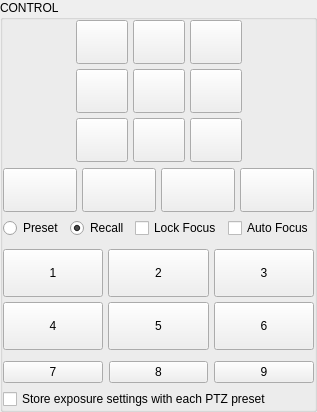
          <widget class="QGroupBox" name="groupBox_2">
           <property name="title">
            <string>CONTROL</string>
           </property>
           <layout class="QVBoxLayout" name="verticalLayout_14">
            <property name="leftMargin">
             <number>0</number>
            </property>
            <property name="topMargin">
             <number>0</number>
            </property>
            <property name="rightMargin">
             <number>0</number>
            </property>
            <property name="bottomMargin">
             <number>0</number>
            </property>
            <item>
             <layout class="QHBoxLayout" name="horizontalLayout">
              <property name="spacing">
               <number>5</number>
              </property>
              <property name="leftMargin">
               <number>0</number>
              </property>
              <property name="topMargin">
               <number>0</number>
              </property>
              <property name="rightMargin">
               <number>0</number>
              </property>
              <property name="bottomMargin">
               <number>0</number>
              </property>
              <item>
               <spacer name="horizontalSpacer_3">
                <property name="orientation">
                 <enum>Qt::Horizontal</enum>
                </property>
                <property name="sizeHint" stdset="0">
                 <size>
                  <width>40</width>
                  <height>20</height>
                 </size>
                </property>
               </spacer>
              </item>
              <item>
               <layout class="QVBoxLayout" name="verticalLayout_3">
                <property name="spacing">
                 <number>5</number>
                </property>
                <property name="leftMargin">
                 <number>0</number>
                </property>
                <property name="topMargin">
                 <number>0</number>
                </property>
                <property name="rightMargin">
                 <number>0</number>
                </property>
                <property name="bottomMargin">
                 <number>0</number>
                </property>
                <item>
                 <widget class="QPushButton" name="angleUpLeft">
                  <property name="minimumSize">
                   <size>
                    <width>0</width>
                    <height>44</height>
                   </size>
                  </property>
                  <property name="maximumSize">
                   <size>
                    <width>16777215</width>
                    <height>44</height>
                   </size>
                  </property>
                  <property name="focusPolicy">
                   <enum>Qt::NoFocus</enum>
                  </property>
                  <property name="toolTip">
                   <string>Move Up Left</string>
                  </property>
                  <property name="styleSheet">
                   <string notr="true">QPushButton{
	width : 44px;
	height : 44px;
	background :  url(':/ptzoptics-assets/img/upleft.png') center top no-repeat;
}
QPushButton:hover{
	width : 44px;
	height : 44px;
	background :  url(':/ptzoptics-assets/img/upleft.png') center center no-repeat;
}
QPushButton:pressed{
	width : 44px;
	height : 44px;
	background :  url(':/ptzoptics-assets/img/upleft.png') center bottom no-repeat;
}</string>
                  </property>
                  <property name="text">
                   <string/>
                  </property>
                 </widget>
                </item>
                <item>
                 <widget class="QPushButton" name="MoveLeft">
                  <property name="minimumSize">
                   <size>
                    <width>0</width>
                    <height>44</height>
                   </size>
                  </property>
                  <property name="maximumSize">
                   <size>
                    <width>16777215</width>
                    <height>44</height>
                   </size>
                  </property>
                  <property name="focusPolicy">
                   <enum>Qt::NoFocus</enum>
                  </property>
                  <property name="toolTip">
                   <string>Move Left</string>
                  </property>
                  <property name="styleSheet">
                   <string notr="true">QPushButton{
	width : 44px;
	height : 44px;
	background :  url(':/ptzoptics-assets/img/leftarrow.png') center top no-repeat;
}
QPushButton:hover{
	width : 44px;
	height : 44px;
	background :  url(':/ptzoptics-assets/img/leftarrow.png') center center no-repeat;
}
QPushButton:pressed{
	width : 44px;
	height : 44px;
	background :  url(':/ptzoptics-assets/img/leftarrow.png') center bottom no-repeat;
}</string>
                  </property>
                  <property name="text">
                   <string/>
                  </property>
                 </widget>
                </item>
                <item>
                 <widget class="QPushButton" name="angleDownLeft">
                  <property name="minimumSize">
                   <size>
                    <width>0</width>
                    <height>44</height>
                   </size>
                  </property>
                  <property name="maximumSize">
                   <size>
                    <width>16777215</width>
                    <height>44</height>
                   </size>
                  </property>
                  <property name="focusPolicy">
                   <enum>Qt::NoFocus</enum>
                  </property>
                  <property name="toolTip">
                   <string>Move Down Left</string>
                  </property>
                  <property name="styleSheet">
                   <string notr="true">QPushButton{
	width : 44px;
	height : 44px;
	background :  url(':/ptzoptics-assets/img/downleftarrow.png') center top no-repeat;
}
QPushButton:hover{
	width : 44px;
	height : 44px;
	background :  url(':/ptzoptics-assets/img/downleftarrow.png') center center no-repeat;
}
QPushButton:pressed{
	width : 44px;
	height : 44px;
	background :  url(':/ptzoptics-assets/img/downleftarrow.png') center bottom no-repeat;
}</string>
                  </property>
                  <property name="text">
                   <string/>
                  </property>
                 </widget>
                </item>
               </layout>
              </item>
              <item>
               <layout class="QVBoxLayout" name="verticalLayout_2">
                <property name="spacing">
                 <number>5</number>
                </property>
                <property name="leftMargin">
                 <number>0</number>
                </property>
                <property name="topMargin">
                 <number>0</number>
                </property>
                <property name="rightMargin">
                 <number>0</number>
                </property>
                <property name="bottomMargin">
                 <number>0</number>
                </property>
                <item>
                 <widget class="QPushButton" name="MoveTop">
                  <property name="minimumSize">
                   <size>
                    <width>0</width>
                    <height>44</height>
                   </size>
                  </property>
                  <property name="maximumSize">
                   <size>
                    <width>99999</width>
                    <height>44</height>
                   </size>
                  </property>
                  <property name="focusPolicy">
                   <enum>Qt::NoFocus</enum>
                  </property>
                  <property name="toolTip">
                   <string>Move Up</string>
                  </property>
                  <property name="styleSheet">
                   <string notr="true">QPushButton{
	width : 44px;
	height : 44px;
	background :  url(':/ptzoptics-assets/img/uparrow.png') center top no-repeat;
}
QPushButton:hover{
	width : 44px;
	height : 44px;
	background :  url(':/ptzoptics-assets/img/uparrow.png') center center no-repeat;
}
QPushButton:pressed{
	width : 44px;
	height : 44px;
	background :  url(':/ptzoptics-assets/img/uparrow.png') center bottom no-repeat;
}</string>
                  </property>
                  <property name="text">
                   <string/>
                  </property>
                 </widget>
                </item>
                <item>
                 <widget class="QPushButton" name="MoveHome">
                  <property name="minimumSize">
                   <size>
                    <width>0</width>
                    <height>44</height>
                   </size>
                  </property>
                  <property name="maximumSize">
                   <size>
                    <width>99999</width>
                    <height>44</height>
                   </size>
                  </property>
                  <property name="focusPolicy">
                   <enum>Qt::NoFocus</enum>
                  </property>
                  <property name="toolTip">
                   <string>Move Home</string>
                  </property>
                  <property name="styleSheet">
                   <string notr="true">QPushButton{
	width : 44px;
	height : 44px;
	background :  url(':/ptzoptics-assets/img/home.png') center top no-repeat;
}
QPushButton:hover{
	width : 44px;
	height : 44px;
	background :  url(':/ptzoptics-assets/img/home.png') center center no-repeat;
}
QPushButton:pressed{
	width : 44px;
	height : 44px;
	background :  url(':/ptzoptics-assets/img/home.png') center bottom no-repeat;
}</string>
                  </property>
                  <property name="text">
                   <string/>
                  </property>
                 </widget>
                </item>
                <item>
                 <widget class="QPushButton" name="MoveBottom">
                  <property name="minimumSize">
                   <size>
                    <width>0</width>
                    <height>44</height>
                   </size>
                  </property>
                  <property name="maximumSize">
                   <size>
                    <width>16777215</width>
                    <height>44</height>
                   </size>
                  </property>
                  <property name="focusPolicy">
                   <enum>Qt::NoFocus</enum>
                  </property>
                  <property name="toolTip">
                   <string>Move Down</string>
                  </property>
                  <property name="styleSheet">
                   <string notr="true">QPushButton{
	width : 44px;
	height : 44px;
	background :  url(':/ptzoptics-assets/img/downarrow.png') center top no-repeat;
}
QPushButton:hover{
	width : 44px;
	height : 44px;
	background :  url(':/ptzoptics-assets/img/downarrow.png') center center no-repeat;
}
QPushButton:pressed{
	width : 44px;
	height : 44px;
	background :  url(':/ptzoptics-assets/img/downarrow.png') center bottom no-repeat;
}</string>
                  </property>
                  <property name="text">
                   <string/>
                  </property>
                 </widget>
                </item>
               </layout>
              </item>
              <item>
               <layout class="QVBoxLayout" name="verticalLayout">
                <property name="spacing">
                 <number>5</number>
                </property>
                <property name="leftMargin">
                 <number>0</number>
                </property>
                <property name="topMargin">
                 <number>0</number>
                </property>
                <property name="rightMargin">
                 <number>0</number>
                </property>
                <property name="bottomMargin">
                 <number>0</number>
                </property>
                <item>
                 <widget class="QPushButton" name="angleUpRight">
                  <property name="minimumSize">
                   <size>
                    <width>0</width>
                    <height>44</height>
                   </size>
                  </property>
                  <property name="maximumSize">
                   <size>
                    <width>16777215</width>
                    <height>44</height>
                   </size>
                  </property>
                  <property name="focusPolicy">
                   <enum>Qt::NoFocus</enum>
                  </property>
                  <property name="toolTip">
                   <string>Move Up Right</string>
                  </property>
                  <property name="styleSheet">
                   <string notr="true">QPushButton{
	width : 44px;
	height : 44px;
	background :  url(':/ptzoptics-assets/img/upright.png') center top no-repeat;
}
QPushButton:hover{
	width : 44px;
	height : 44px;
	background :  url(':/ptzoptics-assets/img/upright.png') center center no-repeat;
}
QPushButton:pressed{
	width : 44px;
	height : 44px;
	background :  url(':/ptzoptics-assets/img/upright.png') center bottom no-repeat;
}</string>
                  </property>
                  <property name="text">
                   <string/>
                  </property>
                 </widget>
                </item>
                <item>
                 <widget class="QPushButton" name="MoveRight">
                  <property name="minimumSize">
                   <size>
                    <width>0</width>
                    <height>44</height>
                   </size>
                  </property>
                  <property name="maximumSize">
                   <size>
                    <width>16777215</width>
                    <height>44</height>
                   </size>
                  </property>
                  <property name="focusPolicy">
                   <enum>Qt::NoFocus</enum>
                  </property>
                  <property name="toolTip">
                   <string>Move Right</string>
                  </property>
                  <property name="styleSheet">
                   <string notr="true">QPushButton{
	width : 44px;
	height : 44px;
	background :  url(':/ptzoptics-assets/img/rightarrow.png') center top no-repeat;
}
QPushButton:hover{
	width : 44px;
	height : 44px;
	background :  url(':/ptzoptics-assets/img/rightarrow.png') center center no-repeat;
}
QPushButton:pressed{
	width : 44px;
	height : 44px;
	background :  url(':/ptzoptics-assets/img/rightarrow.png') center bottom no-repeat;
}</string>
                  </property>
                  <property name="text">
                   <string/>
                  </property>
                 </widget>
                </item>
                <item>
                 <widget class="QPushButton" name="angleDownRight">
                  <property name="minimumSize">
                   <size>
                    <width>0</width>
                    <height>44</height>
                   </size>
                  </property>
                  <property name="maximumSize">
                   <size>
                    <width>16777215</width>
                    <height>44</height>
                   </size>
                  </property>
                  <property name="focusPolicy">
                   <enum>Qt::NoFocus</enum>
                  </property>
                  <property name="toolTip">
                   <string>Move Down Right</string>
                  </property>
                  <property name="styleSheet">
                   <string notr="true">QPushButton{
	width : 44px;
	height : 44px;
	background :  url(':/ptzoptics-assets/img/downright.png') center top no-repeat;
}
QPushButton:hover{
	width : 44px;
	height : 44px;
	background :  url(':/ptzoptics-assets/img/downright.png') center center no-repeat;
}
QPushButton:pressed{
	width : 44px;
	height : 44px;
	background :  url(':/ptzoptics-assets/img/downright.png') center bottom no-repeat;
}</string>
                  </property>
                  <property name="text">
                   <string/>
                  </property>
                 </widget>
                </item>
               </layout>
              </item>
              <item>
               <spacer name="horizontalSpacer_6">
                <property name="orientation">
                 <enum>Qt::Horizontal</enum>
                </property>
                <property name="sizeHint" stdset="0">
                 <size>
                  <width>40</width>
                  <height>20</height>
                 </size>
                </property>
               </spacer>
              </item>
             </layout>
            </item>
            <item>
             <layout class="QHBoxLayout" name="horizontalLayout_21">
              <property name="spacing">
               <number>5</number>
              </property>
              <property name="topMargin">
               <number>0</number>
              </property>
              <property name="bottomMargin">
               <number>0</number>
              </property>
              <item>
               <widget class="QPushButton" name="ZoomIn">
                <property name="minimumSize">
                 <size>
                  <width>0</width>
                  <height>44</height>
                 </size>
                </property>
                <property name="maximumSize">
                 <size>
                  <width>16777215</width>
                  <height>44</height>
                 </size>
                </property>
                <property name="focusPolicy">
                 <enum>Qt::NoFocus</enum>
                </property>
                <property name="toolTip">
                 <string>Zoom In</string>
                </property>
                <property name="styleSheet">
                 <string notr="true">QPushButton{
	width : 44px;
	height : 44px;
	background :  url(':/ptzoptics-assets/img/plus.png') center top no-repeat;
}
QPushButton:hover{
	width : 44px;
	height : 44px;
	background :  url(':/ptzoptics-assets/img/plus.png') center center no-repeat;
}
QPushButton:pressed{
	width : 44px;
	height : 44px;
	background :  url(':/ptzoptics-assets/img/plus.png') center bottom no-repeat;
}</string>
                </property>
                <property name="text">
                 <string/>
                </property>
               </widget>
              </item>
              <item>
               <widget class="QPushButton" name="ZoomOut">
                <property name="minimumSize">
                 <size>
                  <width>0</width>
                  <height>44</height>
                 </size>
                </property>
                <property name="maximumSize">
                 <size>
                  <width>16777215</width>
                  <height>44</height>
                 </size>
                </property>
                <property name="focusPolicy">
                 <enum>Qt::NoFocus</enum>
                </property>
                <property name="toolTip">
                 <string>Zoom Out</string>
                </property>
                <property name="styleSheet">
                 <string notr="true">QPushButton{
	width : 44px;
	height : 44px;
	background :  url(':/ptzoptics-assets/img/minus.png') center top no-repeat;
}
QPushButton:hover{
	width : 44px;
	height : 44px;
	background :  url(':/ptzoptics-assets/img/minus.png') center center no-repeat;
}
QPushButton:pressed{
	width : 44px;
	height : 44px;
	background :  url(':/ptzoptics-assets/img/minus.png') center bottom no-repeat;
}</string>
                </property>
                <property name="text">
                 <string/>
                </property>
               </widget>
              </item>
              <item>
               <widget class="QPushButton" name="focusIn">
                <property name="minimumSize">
                 <size>
                  <width>0</width>
                  <height>44</height>
                 </size>
                </property>
                <property name="maximumSize">
                 <size>
                  <width>16777215</width>
                  <height>44</height>
                 </size>
                </property>
                <property name="focusPolicy">
                 <enum>Qt::NoFocus</enum>
                </property>
                <property name="toolTip">
                 <string>Focus In</string>
                </property>
                <property name="styleSheet">
                 <string notr="true">QPushButton{
	width : 44px;
	height : 44px;
	background :  url(':/ptzoptics-assets/img/focusin.png') center top no-repeat;
}
QPushButton:hover{
	width : 44px;
	height : 44px;
	background :  url(':/ptzoptics-assets/img/focusin.png') center center no-repeat;
}
QPushButton:pressed{
	width : 44px;
	height : 44px;
	background :  url(':/ptzoptics-assets/img/focusin.png') center bottom no-repeat;
}</string>
                </property>
                <property name="text">
                 <string/>
                </property>
               </widget>
              </item>
              <item>
               <widget class="QPushButton" name="focusOut">
                <property name="minimumSize">
                 <size>
                  <width>0</width>
                  <height>44</height>
                 </size>
                </property>
                <property name="maximumSize">
                 <size>
                  <width>16777215</width>
                  <height>44</height>
                 </size>
                </property>
                <property name="focusPolicy">
                 <enum>Qt::NoFocus</enum>
                </property>
                <property name="toolTip">
                 <string>Focus Out</string>
                </property>
                <property name="styleSheet">
                 <string notr="true">QPushButton{
	width : 44px;
	height : 44px;
	background :  url(':/ptzoptics-assets/img/focusout.png') center top no-repeat;
}
QPushButton:hover{
	width : 44px;
	height : 44px;
	background :  url(':/ptzoptics-assets/img/focusout.png') center center no-repeat;
}
QPushButton:pressed{
	width : 44px;
	height : 44px;
	background :  url(':/ptzoptics-assets/img/focusout.png') center bottom no-repeat;
}</string>
                </property>
                <property name="text">
                 <string/>
                </property>
               </widget>
              </item>
             </layout>
            </item>
            <item>
             <layout class="QHBoxLayout" name="horizontalLayout_12">
              <item>
               <widget class="QRadioButton" name="presetMode">
                <property name="focusPolicy">
                 <enum>Qt::NoFocus</enum>
                </property>
                <property name="text">
                 <string>Preset</string>
                </property>
                <property name="checked">
                 <bool>false</bool>
                </property>
               </widget>
              </item>
              <item>
               <widget class="QRadioButton" name="recallMode">
                <property name="focusPolicy">
                 <enum>Qt::NoFocus</enum>
                </property>
                <property name="text">
                 <string>Recall</string>
                </property>
                <property name="checked">
                 <bool>true</bool>
                </property>
               </widget>
              </item>
              <item>
               <widget class="QCheckBox" name="lockFocus">
                <property name="text">
                 <string>Lock Focus</string>
                </property>
               </widget>
              </item>
              <item>
               <widget class="QCheckBox" name="autoFocus">
                <property name="focusPolicy">
                 <enum>Qt::NoFocus</enum>
                </property>
                <property name="text">
                 <string>Auto Focus</string>
                </property>
               </widget>
              </item>
             </layout>
            </item>
            <item>
             <layout class="QHBoxLayout" name="horizontalLayout_9">
              <property name="spacing">
               <number>5</number>
              </property>
              <property name="leftMargin">
               <number>0</number>
              </property>
              <property name="topMargin">
               <number>0</number>
              </property>
              <property name="rightMargin">
               <number>0</number>
              </property>
              <property name="bottomMargin">
               <number>0</number>
              </property>
              <item>
               <layout class="QVBoxLayout" name="verticalLayout_5">
                <property name="spacing">
                 <number>5</number>
                </property>
                <property name="leftMargin">
                 <number>0</number>
                </property>
                <property name="topMargin">
                 <number>5</number>
                </property>
                <property name="rightMargin">
                 <number>0</number>
                </property>
                <property name="bottomMargin">
                 <number>5</number>
                </property>
                <item>
                 <widget class="QPushButton" name="mem1">
                  <property name="focusPolicy">
                   <enum>Qt::NoFocus</enum>
                  </property>
                  <property name="styleSheet">
                   <string notr="true">QPushButton{
	height : 40px;
}</string>
                  </property>
                  <property name="text">
                   <string>1</string>
                  </property>
                 </widget>
                </item>
                <item>
                 <widget class="QPushButton" name="mem4">
                  <property name="styleSheet">
                   <string notr="true">QPushButton{
	height : 40px;
}</string>
                  </property>
                  <property name="text">
                   <string>4</string>
                  </property>
                 </widget>
                </item>
               </layout>
              </item>
              <item>
               <layout class="QVBoxLayout" name="verticalLayout_6">
                <property name="spacing">
                 <number>5</number>
                </property>
                <property name="leftMargin">
                 <number>0</number>
                </property>
                <property name="topMargin">
                 <number>5</number>
                </property>
                <property name="rightMargin">
                 <number>0</number>
                </property>
                <property name="bottomMargin">
                 <number>5</number>
                </property>
                <item>
                 <widget class="QPushButton" name="mem2">
                  <property name="focusPolicy">
                   <enum>Qt::NoFocus</enum>
                  </property>
                  <property name="styleSheet">
                   <string notr="true">QPushButton{
	height : 40px;
}</string>
                  </property>
                  <property name="text">
                   <string>2</string>
                  </property>
                 </widget>
                </item>
                <item>
                 <widget class="QPushButton" name="mem5">
                  <property name="styleSheet">
                   <string notr="true">QPushButton{
	height : 40px;
}</string>
                  </property>
                  <property name="text">
                   <string>5</string>
                  </property>
                 </widget>
                </item>
               </layout>
              </item>
              <item>
               <layout class="QVBoxLayout" name="verticalLayout_8">
                <property name="spacing">
                 <number>5</number>
                </property>
                <property name="leftMargin">
                 <number>0</number>
                </property>
                <property name="topMargin">
                 <number>5</number>
                </property>
                <property name="rightMargin">
                 <number>0</number>
                </property>
                <property name="bottomMargin">
                 <number>5</number>
                </property>
                <item>
                 <widget class="QPushButton" name="mem3">
                  <property name="focusPolicy">
                   <enum>Qt::NoFocus</enum>
                  </property>
                  <property name="styleSheet">
                   <string notr="true">QPushButton{
	height : 40px;
}</string>
                  </property>
                  <property name="text">
                   <string>3</string>
                  </property>
                 </widget>
                </item>
                <item>
                 <widget class="QPushButton" name="mem6">
                  <property name="styleSheet">
                   <string notr="true">QPushButton{
	height : 40px;
}</string>
                  </property>
                  <property name="text">
                   <string>6</string>
                  </property>
                 </widget>
                </item>
               </layout>
              </item>
             </layout>
            </item>
            <item>
             <layout class="QHBoxLayout" name="horizontalLayout_2">
              <property name="leftMargin">
               <number>0</number>
              </property>
              <property name="topMargin">
               <number>0</number>
              </property>
              <property name="rightMargin">
               <number>0</number>
              </property>
              <property name="bottomMargin">
               <number>0</number>
              </property>
              <item>
               <widget class="QPushButton" name="mem7">
                <property name="text">
                 <string>7</string>
                </property>
               </widget>
              </item>
              <item>
               <widget class="QPushButton" name="mem8">
                <property name="text">
                 <string>8</string>
                </property>
               </widget>
              </item>
              <item>
               <widget class="QPushButton" name="mem9">
                <property name="text">
                 <string>9</string>
                </property>
               </widget>
              </item>
             </layout>
            </item>
            <item>
             <widget class="QCheckBox" name="storeExposure">
              <property name="text">
               <string>Store exposure settings with each PTZ preset</string>
              </property>
             </widget>
            </item>
           </layout>
          </widget>
